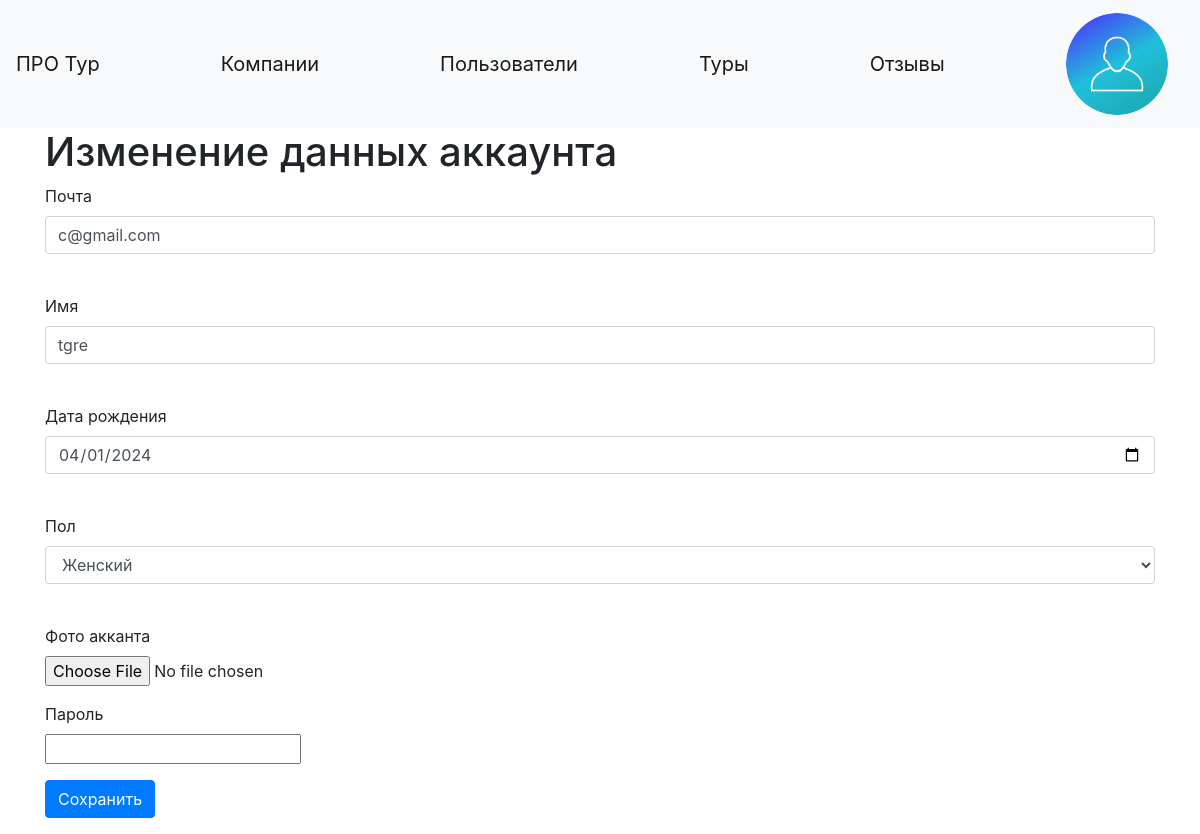
Page /edit_user/3 (signed in) on the committed database.
### data/users.py (models this page shows, shortened)
class User(SqlAlchemyBase, UserMixin, SerializerMixin):
    __tablename__ = 'users'
    id = sqlalchemy.Column(sqlalchemy.Integer, primary_key=True, autoincrement=True)
    name = sqlalchemy.Column(sqlalchemy.String, nullable=True)
    birthday = sqlalchemy.Column(sqlalchemy.DateTime, nullable=True)
    sex = sqlalchemy.Column(sqlalchemy.String, nullable=True)
    email = sqlalchemy.Column(sqlalchemy.String, index=True, unique=True, nullable=True)
    hashed_password = sqlalchemy.Column(sqlalchemy.String, nullable=True)
    created_date = sqlalchemy.Column(sqlalchemy.DateTime, default=datetime.datetime.now)
    access_company = sqlalchemy.Column(sqlalchemy.String, nullable=True, default='')

### main.py (the view, shortened to what this page needs)
@app.route('/edit_user/<int:id>', methods=['GET', 'POST'])
@login_required
def edit_user(id):
    form = EditForm()
    form.submit.label.text = 'Сохранить'
    db_sess = db_session.create_session()
    if id != flask_login.current_user.id:
        return render_template('edit_user.html', title='Изменение данных аккаунта', form=form, img=url_for("static", filename=image), message="У вас нет доступа")
    user = db_sess.query(User).filter(User.id == id).first()
    if request.method == "GET":
        if user:
            form.email.data = user.email
            form.name.data = user.name
            form.sex.data = user.sex
            form.birthday.data = user.birthday
        else:
            abort(404)
    return render_template('edit_user.html', title='Изменение данных аккаунта', form=form, img=url_for("static", filename=image))

### forms/user.py
class EditForm(FlaskForm):
    email = EmailField('Почта', validators=[DataRequired()])
    password = PasswordField('Пароль', validators=[DataRequired()])
    name = StringField('Имя', validators=[DataRequired()])
    birthday = DateField('Дата рождения', validators=[DataRequired()])
    sex = SelectField('Пол', validators=[DataRequired()], choices=['Мужской', 'Женский'])
    image = FileField('Фото акканта', validators=[])
    submit = SubmitField('Зарегистрироваться')

### data/db_session.py (called while the page is built)
def create_session() -> Session:
    global __factory
    return __factory()

### main.py (called while the page is built)
@login_manager.user_loader
def load_user(user_id):
    db_sess = db_session.create_session()
    return db_sess.query(User).get(user_id)

### templates/edit_user.html (shortened to what this page needs)
{% extends "base.html" %}
{% block content %}
<h1>{{title}}</h1>
<form action="" method="post" enctype="multipart/form-data">
    <p>
        {{ form.email.label }}<br>
        {{ form.email(class="form-control", type="email") }}<br>
    </p>
    <p>
        {{ form.name.label }}<br>
        {{ form.name(class="form-control") }}<br>
    </p>
    <p>
        {{ form.birthday.label }}<br>
        {{ form.birthday(class="form-control") }}<br>
    </p>
    <p>
        {{ form.sex.label }}<br>
        {{ form.sex(class="form-control") }}<br>
    </p>
    <p>
        {{ form.image.label }}<br>
        {{ form.image}}<br>
    </p>
    <p>
        {{ form.password.label }}<br>
        {{ form.password}}<br>
    </p>
    <p>{{ form.submit(type="submit", class="btn btn-primary") }}</p>
</form>
{% endblock %}

### rows in the picture
User: email "c@gmail.com", name "tgre", birthday "04/01/2024", sex "Женский"

### other values in the picture
{{ title }} "Изменение данных аккаунта"
